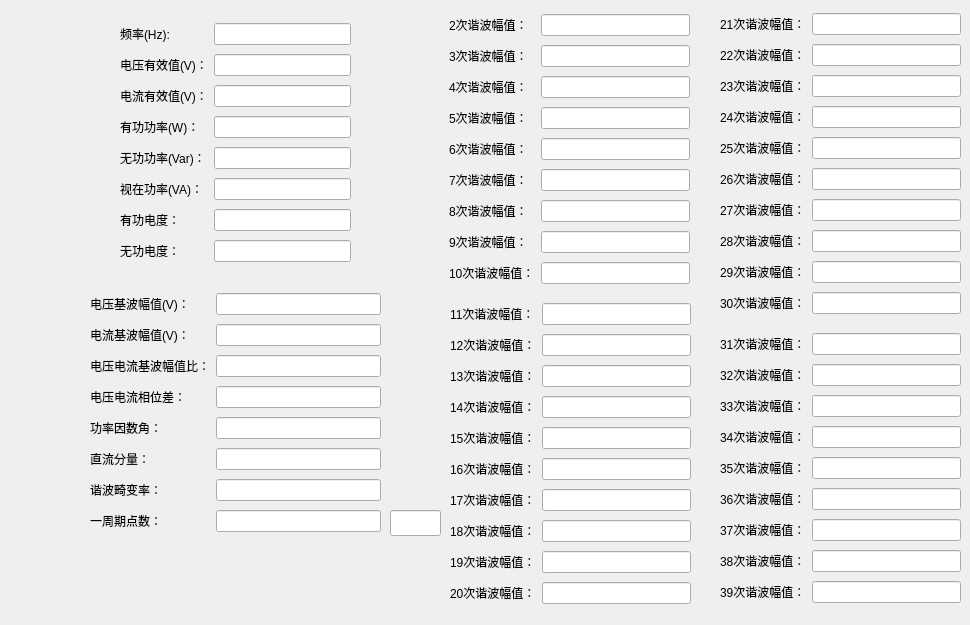
   <widget class="QWidget" name="tab">
    <attribute name="title">
     <string>A相基本量</string>
    </attribute>
    <widget class="QWidget" name="layoutWidget_2">
     <property name="geometry">
      <rect>
       <x>90</x>
       <y>290</y>
       <width>291</width>
       <height>252</height>
      </rect>
     </property>
     <layout class="QGridLayout" name="gridLayout_2">
      <item row="0" column="0">
       <widget class="QLabel" name="label_14">
        <property name="text">
         <string>电压基波幅值(V)：</string>
        </property>
       </widget>
      </item>
      <item row="0" column="1">
       <widget class="QLineEdit" name="V_jibofuzhi"/>
      </item>
      <item row="1" column="0">
       <widget class="QLabel" name="label_15">
        <property name="text">
         <string>电流基波幅值(V)：</string>
        </property>
       </widget>
      </item>
      <item row="1" column="1">
       <widget class="QLineEdit" name="I_jibofuzhi"/>
      </item>
      <item row="2" column="0">
       <widget class="QLabel" name="label_16">
        <property name="text">
         <string>电压电流基波幅值比：</string>
        </property>
       </widget>
      </item>
      <item row="2" column="1">
       <widget class="QLineEdit" name="VI_jibofuzhibi"/>
      </item>
      <item row="3" column="0">
       <widget class="QLabel" name="label_17">
        <property name="text">
         <string>电压电流相位差：</string>
        </property>
       </widget>
      </item>
      <item row="3" column="1">
       <widget class="QLineEdit" name="VI_xiangweicha"/>
      </item>
      <item row="4" column="0">
       <widget class="QLabel" name="label_18">
        <property name="text">
         <string>功率因数角：</string>
        </property>
       </widget>
      </item>
      <item row="4" column="1">
       <widget class="QLineEdit" name="VI_cos"/>
      </item>
      <item row="5" column="0">
       <widget class="QLabel" name="label_19">
        <property name="text">
         <string>直流分量：</string>
        </property>
       </widget>
      </item>
      <item row="5" column="1">
       <widget class="QLineEdit" name="zhiliufenliang"/>
      </item>
      <item row="6" column="0">
       <widget class="QLabel" name="label_20">
        <property name="text">
         <string>谐波畸变率：</string>
        </property>
       </widget>
      </item>
      <item row="6" column="1">
       <widget class="QLineEdit" name="Thdu"/>
      </item>
      <item row="7" column="0">
       <widget class="QLabel" name="label_21">
        <property name="text">
         <string>一周期点数：</string>
        </property>
       </widget>
      </item>
      <item row="7" column="1">
       <widget class="QLineEdit" name="point_count"/>
      </item>
     </layout>
    </widget>
    <widget class="QWidget" name="layoutWidget_5">
     <property name="geometry">
      <rect>
       <x>450</x>
       <y>300</y>
       <width>241</width>
       <height>316</height>
      </rect>
     </property>
     <layout class="QGridLayout" name="gridLayout_5">
      <item row="0" column="0">
       <widget class="QLabel" name="label_41">
        <property name="text">
         <string>11次谐波幅值：</string>
        </property>
       </widget>
      </item>
      <item row="0" column="1">
       <widget class="QLineEdit" name="shiyicixiebofuzhi"/>
      </item>
      <item row="1" column="0">
       <widget class="QLabel" name="label_42">
        <property name="text">
         <string>12次谐波幅值：</string>
        </property>
       </widget>
      </item>
      <item row="1" column="1">
       <widget class="QLineEdit" name="shiercixiebofuzhi"/>
      </item>
      <item row="2" column="0">
       <widget class="QLabel" name="label_43">
        <property name="text">
         <string>13次谐波幅值：</string>
        </property>
       </widget>
      </item>
      <item row="2" column="1">
       <widget class="QLineEdit" name="shisancixiebofuzhi"/>
      </item>
      <item row="3" column="0">
       <widget class="QLabel" name="label_44">
        <property name="text">
         <string>14次谐波幅值：</string>
        </property>
       </widget>
      </item>
      <item row="3" column="1">
       <widget class="QLineEdit" name="shisicixiebofuzhi"/>
      </item>
      <item row="4" column="0">
       <widget class="QLabel" name="label_45">
        <property name="text">
         <string>15次谐波幅值：</string>
        </property>
       </widget>
      </item>
      <item row="4" column="1">
       <widget class="QLineEdit" name="shiwucixiebofuzhi"/>
      </item>
      <item row="5" column="0">
       <widget class="QLabel" name="label_46">
        <property name="text">
         <string>16次谐波幅值：</string>
        </property>
       </widget>
      </item>
      <item row="5" column="1">
       <widget class="QLineEdit" name="shiliucixiebofuzhi"/>
      </item>
      <item row="6" column="0">
       <widget class="QLabel" name="label_47">
        <property name="text">
         <string>17次谐波幅值：</string>
        </property>
       </widget>
      </item>
      <item row="6" column="1">
       <widget class="QLineEdit" name="shiqicixiebofuzhi">
        <property name="text">
         <string/>
        </property>
       </widget>
      </item>
      <item row="7" column="0">
       <widget class="QLabel" name="label_48">
        <property name="text">
         <string>18次谐波幅值：</string>
        </property>
       </widget>
      </item>
      <item row="7" column="1">
       <widget class="QLineEdit" name="shibacixiebofuzhi"/>
      </item>
      <item row="8" column="0">
       <widget class="QLabel" name="label_49">
        <property name="text">
         <string>19次谐波幅值：</string>
        </property>
       </widget>
      </item>
      <item row="8" column="1">
       <widget class="QLineEdit" name="shijiucixiebofuzhi"/>
      </item>
      <item row="9" column="0">
       <widget class="QLabel" name="label_50">
        <property name="text">
         <string>20次谐波幅值：</string>
        </property>
       </widget>
      </item>
      <item row="9" column="1">
       <widget class="QLineEdit" name="ershicixiebofuzhi"/>
      </item>
     </layout>
    </widget>
    <widget class="QWidget" name="layoutWidget_6">
     <property name="geometry">
      <rect>
       <x>720</x>
       <y>330</y>
       <width>241</width>
       <height>284</height>
      </rect>
     </property>
     <layout class="QGridLayout" name="gridLayout_6">
      <item row="0" column="0">
       <widget class="QLabel" name="label_51">
        <property name="text">
         <string>31次谐波幅值：</string>
        </property>
       </widget>
      </item>
      <item row="0" column="1">
       <widget class="QLineEdit" name="sanshiyicixiebofuzhi"/>
      </item>
      <item row="1" column="0">
       <widget class="QLabel" name="label_52">
        <property name="text">
         <string>32次谐波幅值：</string>
        </property>
       </widget>
      </item>
      <item row="1" column="1">
       <widget class="QLineEdit" name="sanshiercixiebofuzhi"/>
      </item>
      <item row="2" column="0">
       <widget class="QLabel" name="label_53">
        <property name="text">
         <string>33次谐波幅值：</string>
        </property>
       </widget>
      </item>
      <item row="2" column="1">
       <widget class="QLineEdit" name="sanshisancixiebofuzhi"/>
      </item>
      <item row="3" column="0">
       <widget class="QLabel" name="label_54">
        <property name="text">
         <string>34次谐波幅值：</string>
        </property>
       </widget>
      </item>
      <item row="3" column="1">
       <widget class="QLineEdit" name="sanshisicixiebofuzhi"/>
      </item>
      <item row="4" column="0">
       <widget class="QLabel" name="label_55">
        <property name="text">
         <string>35次谐波幅值：</string>
        </property>
       </widget>
      </item>
      <item row="4" column="1">
       <widget class="QLineEdit" name="sanshiwucixiebofuzhi"/>
      </item>
      <item row="5" column="0">
       <widget class="QLabel" name="label_56">
        <property name="text">
         <string>36次谐波幅值：</string>
        </property>
       </widget>
      </item>
      <item row="5" column="1">
       <widget class="QLineEdit" name="sanshiliucixiebofuzhi"/>
      </item>
      <item row="6" column="0">
       <widget class="QLabel" name="label_57">
        <property name="text">
         <string>37次谐波幅值：</string>
        </property>
       </widget>
      </item>
      <item row="6" column="1">
       <widget class="QLineEdit" name="sanshiqicixiebofuzhi">
        <property name="text">
         <string/>
        </property>
       </widget>
      </item>
      <item row="7" column="0">
       <widget class="QLabel" name="label_58">
        <property name="text">
         <string>38次谐波幅值：</string>
        </property>
       </widget>
      </item>
      <item row="7" column="1">
       <widget class="QLineEdit" name="sanshibacixiebofuzhi"/>
      </item>
      <item row="8" column="0">
       <widget class="QLabel" name="label_59">
        <property name="text">
         <string>39次谐波幅值：</string>
        </property>
       </widget>
      </item>
      <item row="8" column="1">
       <widget class="QLineEdit" name="sanshijiucixiebofuzhi"/>
      </item>
     </layout>
    </widget>
    <widget class="QWidget" name="layoutWidget_9">
     <property name="geometry">
      <rect>
       <x>120</x>
       <y>20</y>
       <width>231</width>
       <height>252</height>
      </rect>
     </property>
     <layout class="QGridLayout" name="gridLayout">
      <item row="0" column="0">
       <widget class="QLabel" name="label_2">
        <property name="text">
         <string>频率(Hz):</string>
        </property>
       </widget>
      </item>
      <item row="0" column="1">
       <widget class="QLineEdit" name="FHz"/>
      </item>
      <item row="1" column="0">
       <widget class="QLabel" name="label_7">
        <property name="text">
         <string>电压有效值(V)：</string>
        </property>
       </widget>
      </item>
      <item row="1" column="1">
       <widget class="QLineEdit" name="V_rms"/>
      </item>
      <item row="2" column="0">
       <widget class="QLabel" name="label_8">
        <property name="text">
         <string>电流有效值(V)：</string>
        </property>
       </widget>
      </item>
      <item row="2" column="1">
       <widget class="QLineEdit" name="I_rms"/>
      </item>
      <item row="3" column="0">
       <widget class="QLabel" name="label_9">
        <property name="text">
         <string>有功功率(W)：</string>
        </property>
       </widget>
      </item>
      <item row="3" column="1">
       <widget class="QLineEdit" name="PW"/>
      </item>
      <item row="4" column="0">
       <widget class="QLabel" name="label_10">
        <property name="text">
         <string>无功功率(Var)：</string>
        </property>
       </widget>
      </item>
      <item row="4" column="1">
       <widget class="QLineEdit" name="QVar"/>
      </item>
      <item row="5" column="0">
       <widget class="QLabel" name="label_11">
        <property name="text">
         <string>视在功率(VA)：</string>
        </property>
       </widget>
      </item>
      <item row="5" column="1">
       <widget class="QLineEdit" name="SVA"/>
      </item>
      <item row="6" column="0">
       <widget class="QLabel" name="label_12">
        <property name="text">
         <string>有功电度：</string>
        </property>
       </widget>
      </item>
      <item row="6" column="1">
       <widget class="QLineEdit" name="PT"/>
      </item>
      <item row="7" column="0">
       <widget class="QLabel" name="label_13">
        <property name="text">
         <string>无功电度：</string>
        </property>
       </widget>
      </item>
      <item row="7" column="1">
       <widget class="QLineEdit" name="QT"/>
      </item>
     </layout>
    </widget>
    <widget class="QWidget" name="layoutWidget_10">
     <property name="geometry">
      <rect>
       <x>449</x>
       <y>11</y>
       <width>241</width>
       <height>284</height>
      </rect>
     </property>
     <layout class="QGridLayout" name="gridLayout_3">
      <item row="0" column="0">
       <widget class="QLabel" name="label_22">
        <property name="text">
         <string>2次谐波幅值：</string>
        </property>
       </widget>
      </item>
      <item row="0" column="1">
       <widget class="QLineEdit" name="ercixiebofuzhi"/>
      </item>
      <item row="1" column="0">
       <widget class="QLabel" name="label_23">
        <property name="text">
         <string>3次谐波幅值：</string>
        </property>
       </widget>
      </item>
      <item row="1" column="1">
       <widget class="QLineEdit" name="sancixiebofuzhi"/>
      </item>
      <item row="2" column="0">
       <widget class="QLabel" name="label_24">
        <property name="text">
         <string>4次谐波幅值：</string>
        </property>
       </widget>
      </item>
      <item row="2" column="1">
       <widget class="QLineEdit" name="sicixiebofuzhi"/>
      </item>
      <item row="3" column="0">
       <widget class="QLabel" name="label_25">
        <property name="text">
         <string>5次谐波幅值：</string>
        </property>
       </widget>
      </item>
      <item row="3" column="1">
       <widget class="QLineEdit" name="wucixiebofuzhi"/>
      </item>
      <item row="4" column="0">
       <widget class="QLabel" name="label_26">
        <property name="text">
         <string>6次谐波幅值：</string>
        </property>
       </widget>
      </item>
      <item row="4" column="1">
       <widget class="QLineEdit" name="liucixiebofuzhi"/>
      </item>
      <item row="5" column="0">
       <widget class="QLabel" name="label_27">
        <property name="text">
         <string>7次谐波幅值：</string>
        </property>
       </widget>
      </item>
      <item row="5" column="1">
       <widget class="QLineEdit" name="qicixiebofuzhi"/>
      </item>
      <item row="6" column="0">
       <widget class="QLabel" name="label_28">
        <property name="text">
         <string>8次谐波幅值：</string>
        </property>
       </widget>
      </item>
      <item row="6" column="1">
       <widget class="QLineEdit" name="bacixiebofuzhi">
        <property name="text">
         <string/>
        </property>
       </widget>
      </item>
      <item row="7" column="0">
       <widget class="QLabel" name="label_29">
        <property name="text">
         <string>9次谐波幅值：</string>
        </property>
       </widget>
      </item>
      <item row="7" column="1">
       <widget class="QLineEdit" name="jiucixiebofuzhi"/>
      </item>
      <item row="8" column="0">
       <widget class="QLabel" name="label_30">
        <property name="text">
         <string>10次谐波幅值：</string>
        </property>
       </widget>
      </item>
      <item row="8" column="1">
       <widget class="QLineEdit" name="shicixiebofuzhi"/>
      </item>
     </layout>
    </widget>
    <widget class="QWidget" name="layoutWidget_11">
     <property name="geometry">
      <rect>
       <x>720</x>
       <y>10</y>
       <width>241</width>
       <height>316</height>
      </rect>
     </property>
     <layout class="QGridLayout" name="gridLayout_4">
      <item row="0" column="0">
       <widget class="QLabel" name="label_31">
        <property name="text">
         <string>21次谐波幅值：</string>
        </property>
       </widget>
      </item>
      <item row="0" column="1">
       <widget class="QLineEdit" name="ershiyicixiebofuzhi"/>
      </item>
      <item row="1" column="0">
       <widget class="QLabel" name="label_32">
        <property name="text">
         <string>22次谐波幅值：</string>
        </property>
       </widget>
      </item>
      <item row="1" column="1">
       <widget class="QLineEdit" name="ershiercixiebofuzhi"/>
      </item>
      <item row="2" column="0">
       <widget class="QLabel" name="label_33">
        <property name="text">
         <string>23次谐波幅值：</string>
        </property>
       </widget>
      </item>
      <item row="2" column="1">
       <widget class="QLineEdit" name="ershisancixiebofuzhi"/>
      </item>
      <item row="3" column="0">
       <widget class="QLabel" name="label_34">
        <property name="text">
         <string>24次谐波幅值：</string>
        </property>
       </widget>
      </item>
      <item row="3" column="1">
       <widget class="QLineEdit" name="ershisicixiebofuzhi"/>
      </item>
      <item row="4" column="0">
       <widget class="QLabel" name="label_35">
        <property name="text">
         <string>25次谐波幅值：</string>
        </property>
       </widget>
      </item>
      <item row="4" column="1">
       <widget class="QLineEdit" name="ershiwucixiebofuzhi"/>
      </item>
      <item row="5" column="0">
       <widget class="QLabel" name="label_36">
        <property name="text">
         <string>26次谐波幅值：</string>
        </property>
       </widget>
      </item>
      <item row="5" column="1">
       <widget class="QLineEdit" name="ershiliucixiebofuzhi"/>
      </item>
      <item row="6" column="0">
       <widget class="QLabel" name="label_37">
        <property name="text">
         <string>27次谐波幅值：</string>
        </property>
       </widget>
      </item>
      <item row="6" column="1">
       <widget class="QLineEdit" name="ershiqicixiebofuzhi">
        <property name="text">
         <string/>
        </property>
       </widget>
      </item>
      <item row="7" column="0">
       <widget class="QLabel" name="label_38">
        <property name="text">
         <string>28次谐波幅值：</string>
        </property>
       </widget>
      </item>
      <item row="7" column="1">
       <widget class="QLineEdit" name="ershibacixiebofuzhi"/>
      </item>
      <item row="8" column="0">
       <widget class="QLabel" name="label_39">
        <property name="text">
         <string>29次谐波幅值：</string>
        </property>
       </widget>
      </item>
      <item row="8" column="1">
       <widget class="QLineEdit" name="ershijiucixiebofuzhi"/>
      </item>
      <item row="9" column="0">
       <widget class="QLabel" name="label_40">
        <property name="text">
         <string>30次谐波幅值：</string>
        </property>
       </widget>
      </item>
      <item row="9" column="1">
       <widget class="QLineEdit" name="sanshicixiebofuzhi"/>
      </item>
     </layout>
    </widget>
    <widget class="QLineEdit" name="FFT_Number">
     <property name="geometry">
      <rect>
       <x>390</x>
       <y>510</y>
       <width>51</width>
       <height>26</height>
      </rect>
     </property>
    </widget>
   </widget>
